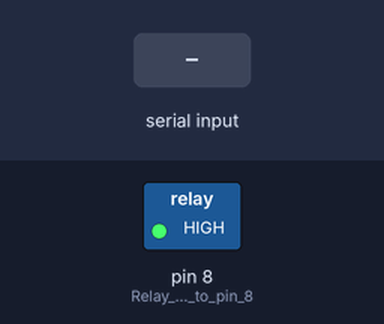
A sketch run on a simulated Arduino Uno, built with avr-gcc and run on an emulated ATmega328P. Shown: switched loads named in the sketch (green lamp = pin HIGH). Inputs (shaded band) come from the test bench.

Above: at 1.2 s.
1.3 s: "ON\n" received over Serial
At 2.5 s:
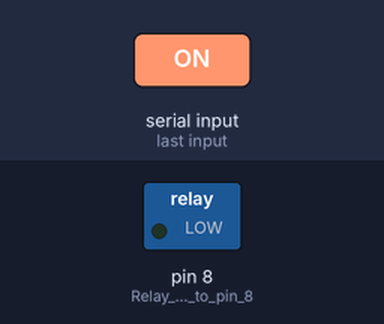
2.8 s: "OFF\n" received over Serial
At 3.9 s:
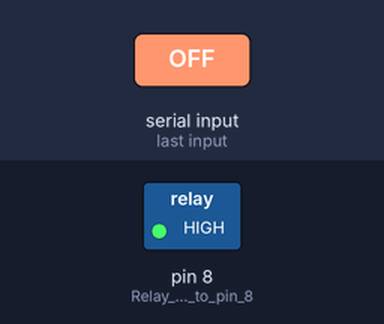
Timing chart, 0 to 5.8 s (numbered marks = the images above; inputs shaded):
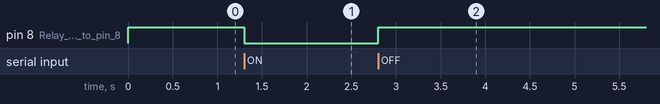

The sketch:

arduino_PowerSentry.ino
```cpp
void setup() {
  Serial.begin(9600);
  pinMode(8, OUTPUT); // Relay connected to pin 8
  digitalWrite(8, HIGH); // Start with OFF
}

void loop() {
  if (Serial.available()) {
    String cmd = Serial.readStringUntil('\n');
    cmd.trim();

    if (cmd == "ON") {
      digitalWrite(8, LOW);
    } else if (cmd == "OFF") {
      digitalWrite(8, HIGH);
    }
  }
}
```

Measured:
- after the input at 1.3 s, pin 8 (Relay_connected_to_pin_8): HIGH → LOW at once
- after the input at 2.8 s, pin 8 (Relay_connected_to_pin_8): LOW → HIGH at once
